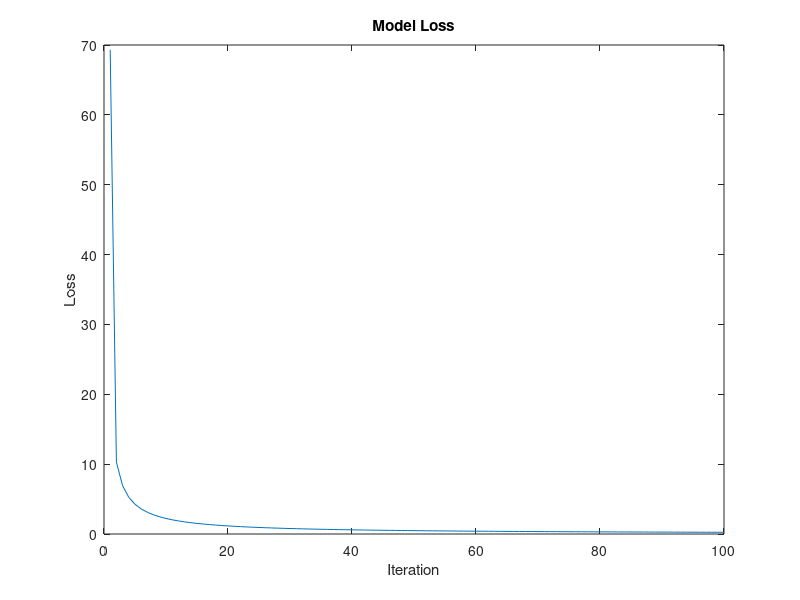

MATLAB code to generate this figure:
%匯入資料
data = load("IMU_label_data.mat");

%資料前處理
X_train = data.IMU_label_data(1:100,1:3);
y_train = data.IMU_label_data(1:100,4);
X_test  = data.IMU_label_data(101:200,1:3);
y_test  = data.IMU_label_data(101:200,4);

%初始化模型參數及訓練參數
X_train = [ones(size(X_train, 1), 1) X_train]; % 加入Bias
X_test = [ones(size(X_test, 1), 1) X_test]; %加入Bias

weights = zeros(size(X_train, 2), 1);
lr = 0.001;
epochs = 100;
costs = zeros(epochs, 1);

%模型訓練
disp(['-----Start  Training-----'])
for epoch = 1:epochs
    pred = 1 ./ (1 + exp(-X_train * weights));
    gradient = X_train' * (pred - y_train);

    weights = weights - lr * gradient;
    
    cost = -sum(y_train .* log(pred) + (1 - y_train) .* log(1 - pred));
    if mod(epoch,10) == 0 || epoch==1
        fprintf('Epoch%d Loss: %f\n',epoch,cost);
    end
    costs(epoch) = cost;
end

disp(['-----Finish Training-----'])


%模型預測
disp(['-----Start  Predict-----'])

pred = 1 ./ (1 + exp(-X_test * weights));
prediction = round(pred);

disp(['-----Finish Predict-----'])

%模型結果
acc = sum(prediction == y_test) / length(y_test);
fprintf('Accuracy: %f\n', acc);

confusion_table = confusionmat(y_test, prediction);
disp('Confusion Table for Logistic Regression:');
disp('          Predicted 0   Predicted 1');
disp(['Actual 0  ' num2str(confusion_table(1,1)) '             ' num2str(confusion_table(1,2))]);
disp(['Actual 1  ' num2str(confusion_table(2,1)) '             ' num2str(confusion_table(2,2))]);

%畫圖
figure;
plot(1:epochs, costs);
xlabel('Iteration');
ylabel('Loss');
title('Model Loss');
